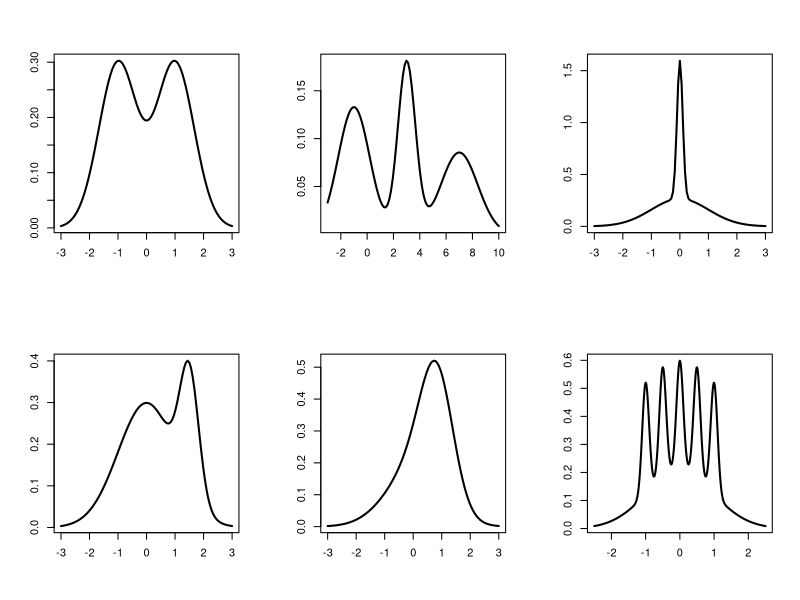
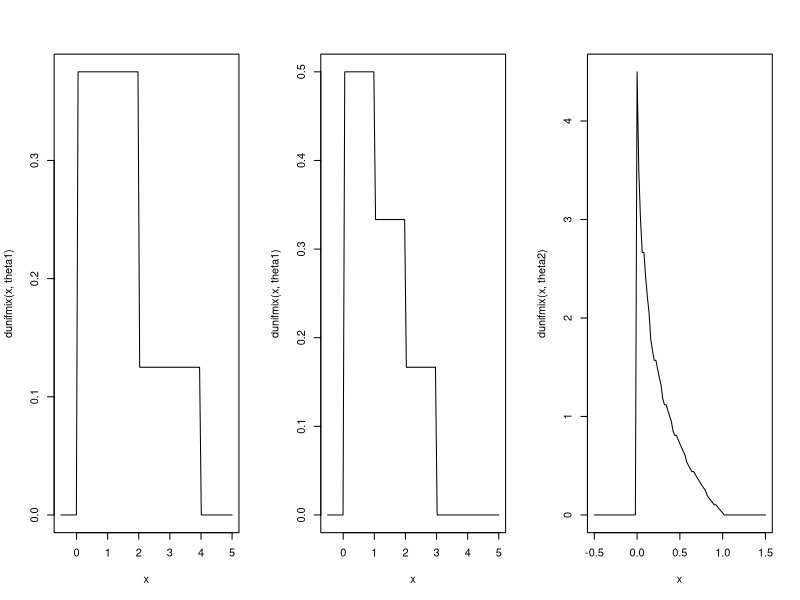
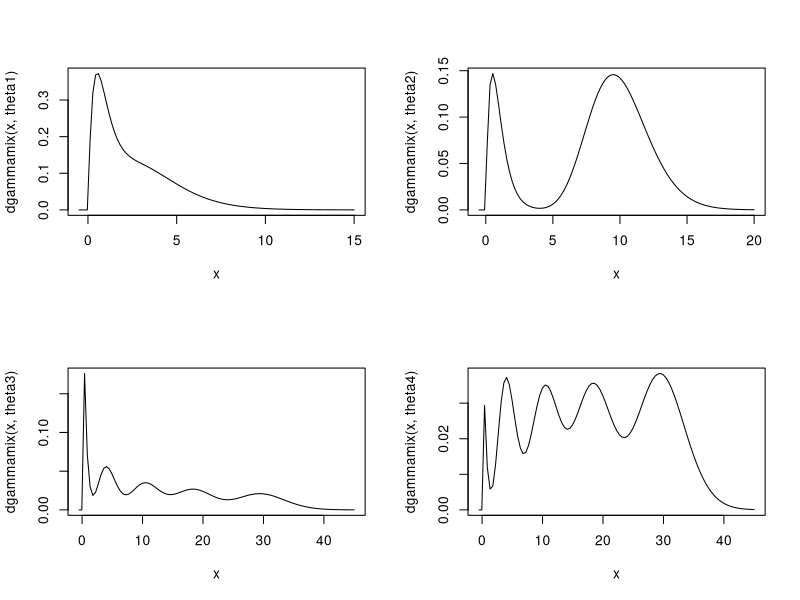
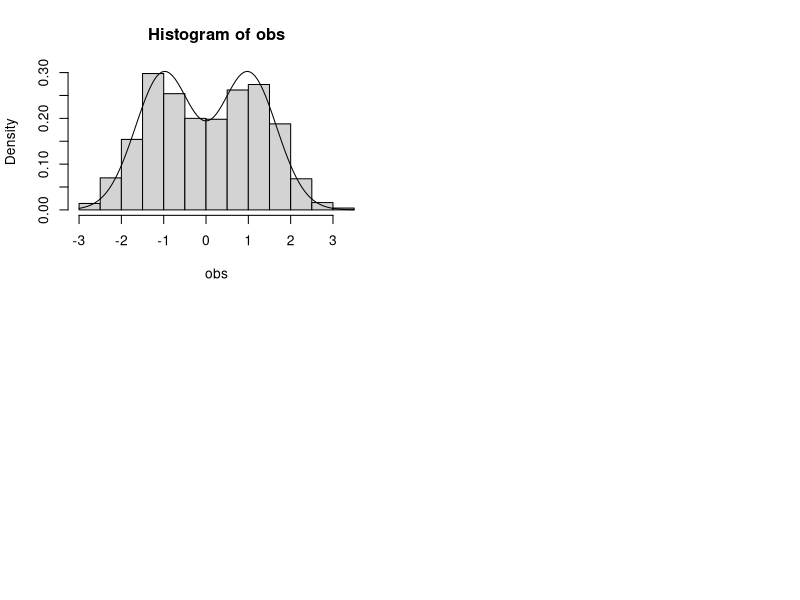

The R script that drew these images, in order: (Note: this script raises an error after producing the figures.)
theta = list(pi=c(.2,.2,.6), mu=c(2,-5,2), sig=c(2,1,.1))
theta

dnormmix <- function(x, theta){
    
    return(dens)
}

dnormmix <- function(x, theta){
    dens <- rep(0, length(x))
    K <- length(theta$pi)
    for (k in 1:K){
        dens <- dens + theta$pi[k]*dnorm(x, theta$mu[k], theta$sig[k])
    }                                         
    return(dens)
}

par(mfrow=c(2,3))
# bimodal symétrique, proche
theta <- list(pi=c(.5,.5), mu = c(-1,1), sig= c(2/3,2/3))
curve(dnormmix(x,theta),-3,3,lwd=2,ylab='',xlab='')

# trimodal, séparé
theta <- list(pi=c(.4,.3,.3), mu = c(-1,3,7), sig= c(1.2,2/3,1.4))
curve(dnormmix(x,theta),-3,10,lwd=2,ylab='',xlab='')

# pique, coin
theta <- list(pi=c(2/3,1/3), mu = c(0,0), sig= c(1,1/10))
curve(dnormmix(x,theta),-3,3,lwd=2,ylab='',xlab='')

# bimodal, proche, asymétrique
theta <- list(pi=c(3/4,1/4), mu = c(0,3/2), sig= c(1,1/3))
curve(dnormmix(x,theta),-3,3,lwd=2,ylab='',xlab='')

# asymétrique
theta <- list(pi=c(.4,.15,.45), mu = c(0,1/2,13/15), sig= c(1,2/3,5/9))
curve(dnormmix(x,theta),-3,3,lwd=2,ylab='',xlab='')

# peigne
theta <- list( pi=c(1/2,rep(1/10,5)), mu = c(0,(0:4)/2-1), sig= c(1,rep(1/10,5)) )
x <- seq(-2.5,2.5,by=.01)
plot(x,dnormmix(x,theta),lwd=2,ylab='',xlab='',type='l')

dunifmix <- function(x, theta){
    # theta : $pi - poids de composant
    #         $lambda - paramètres uniformes
    dens <- rep(0, length(x))
    K <- length(theta$pi)
    for (k in 1:K){
        dens <- dens + theta$pi[k]*dunif(x, 0, theta$lambda[k])
    }                                         
    return(dens)
}

par(mfrow=c(1,3))
theta1 = list(pi=c(1,1)/2, lambda=c(2,4))
curve(dunifmix(x,theta1),-.5,5)
theta1 = list(pi=c(1,2,3)/6, lambda=c(1,2,3))
curve(dunifmix(x,theta1),-.5,5)
theta2 = list(pi=rep(1/50,50), lambda=(1:50)/50)
curve(dunifmix(x,theta2),-.5,1.5)

dgammamix <- function(x, theta){
    # theta : $pi - poids de composant
    #         $alpha, $beta - paramètres de la loi Gamma
    dens <- rep(0, length(x))
    K <- length(theta$pi)
    for (k in 1:K){
        dens <- dens + theta$pi[k]*dgamma(x, theta$alpha[k], theta$beta[k])
    }                                         
    return(dens)
}

par(mfrow=c(2,2))
theta1 = list(pi=c(1,1)/2,alpha=c(2,4),beta=c(2,1))
curve(dgammamix(x, theta1),-.5,15)

theta2 = list(pi=c(1,4)/5,alpha=c(2,20),beta=c(2,2))
curve(dgammamix(x, theta2),-.5,20)

theta3 = list(pi=rep(1/5,5),alpha= c(1,9,22,38,60) ,beta=rep(2,5))
curve(dgammamix(x, theta3),-.5,45)

theta4 = list(pi=c(1,4,6,8,11)/30,alpha= c(1,9,22,38,60) ,beta=rep(2,5))
curve(dgammamix(x, theta4),-.5,45)


rnormmix <- function(n, theta){

    return(obs)
}

rnormmix <- function(n, theta){
  K <- length(theta$pi)
  etiqu <- sample(1:K, size=n, replace=TRUE, prob=theta$pi)
  obs <- rep(NA,n)
  i <- 1
  for (k in 1:K){
    n.group <- sum(etiqu==k)
    if(n.group>0){
      obs[i:(i+n.group-1)] <- rnorm(n.group, theta$mu[k], theta$sig[k])
      i <- i + n.group
    }
  }        
  return(obs)
}

theta <- list(pi=c(.5,.5), mu = c(-1,1), sig= c(2/3,2/3))
obs <- rnormmix(1000, theta)
hist(obs, freq=F)
curve(dnormmix(x,theta), add=T)

lvraisnorm <- function(param, obs){
    
    return(logvrais)
}

lvraisnorm <- function(param, obs){    
    logvrais <- sum(log(dnormmix(obs, param)))
    return(logvrais)
}

lvraisnorm(theta, obs)
image(x, y, z, zlim, xlim, ylim, col = heat.colors(12),
      add = FALSE, xaxs = "i", yaxs = "i", xlab, ylab,
      breaks, oldstyle = FALSE, useRaster, ...)
x <- seq(0, 2, by=.03)
y <- seq(0, 1, by=.03)
M <- matrix(NA, nrow=length(x), ncol=length(y))
for (k in 1:length(x))
  M[k,] <- y^x[k]
image(x, y, M, col=grey(0:255/255))
contour(x,y,M,add=T,nlevels=10,col='yellow')

#contour(x, y, M, add=T, nlevels=10, col='yellow')

theta <- list(pi=c(1,1)/2, mu=c(0,2.5), sig=c(1,1))
obs <- rnormmix(1000, theta)
mu1 <- seq(-1, 4, by=.02)
mu2 <- seq(-2, 4, by=.02)
L <- matrix(NA, nrow=length(mu1), ncol=length(mu2))
param <- theta
for (k in 1:length(mu1))
    for (l in 1:length(mu2)){
        param$mu <- c(mu1[k], mu2[l]) 
        L[k,l] <- lvraisnorm(param, obs)
    }


image(mu1, mu2, L, col=grey(0:255/255))
contour(mu1, mu2, L, add=T, nlevels=50, col='red')

theta <- list(pi=c(3,7)/10, mu=c(0,2.5), sig=c(1,1))
obs <- rnormmix(1000, theta)
mu1 <- seq(-1, 4, by=.02)
mu2 <- seq(-2, 4, by=.02)
L <- matrix(NA, nrow=length(mu1), ncol=length(mu2))
param <- theta
for (k in 1:length(mu1))
    for (l in 1:length(mu2)){
        param$mu <- c(mu1[k], mu2[l]) 
        L[k,l] <- lvraisnorm(param, obs)
    }

image(mu1, mu2, L, col=grey(0:255/255))
contour(mu1, mu2, L, add=T, nlevels=50, col='red')
